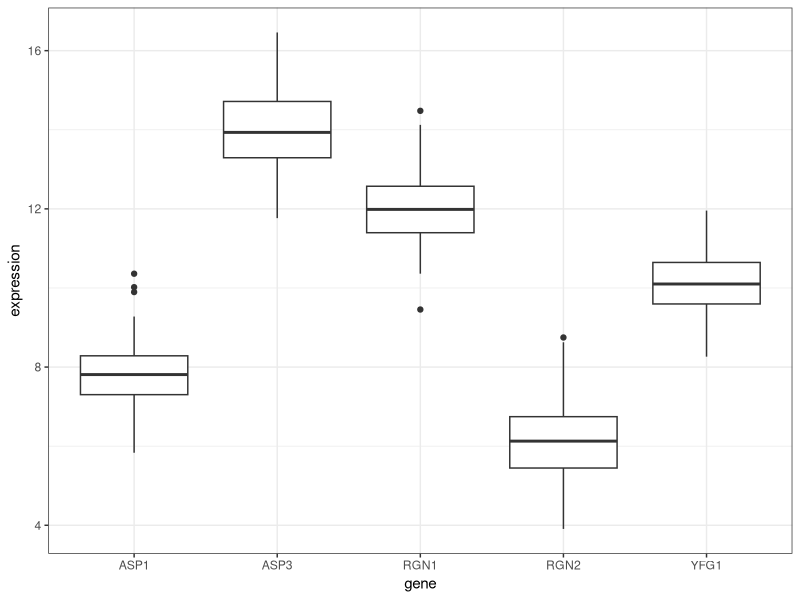
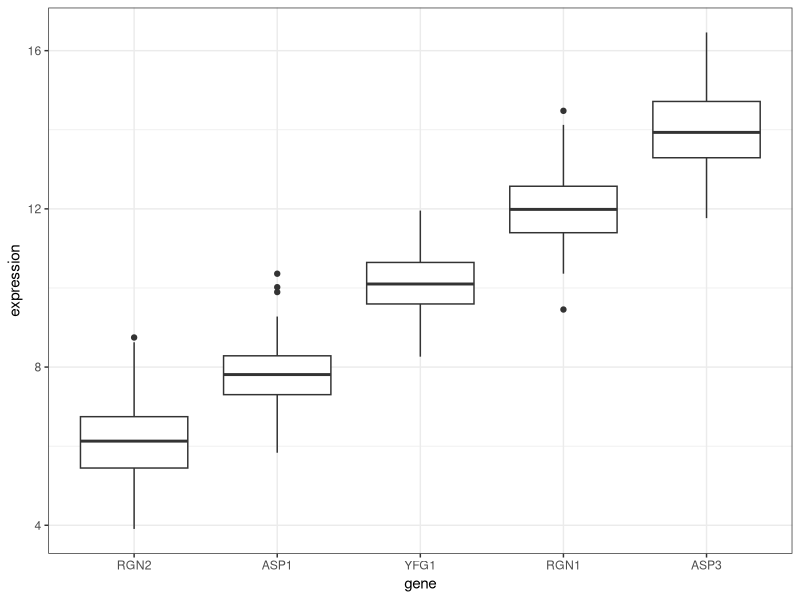
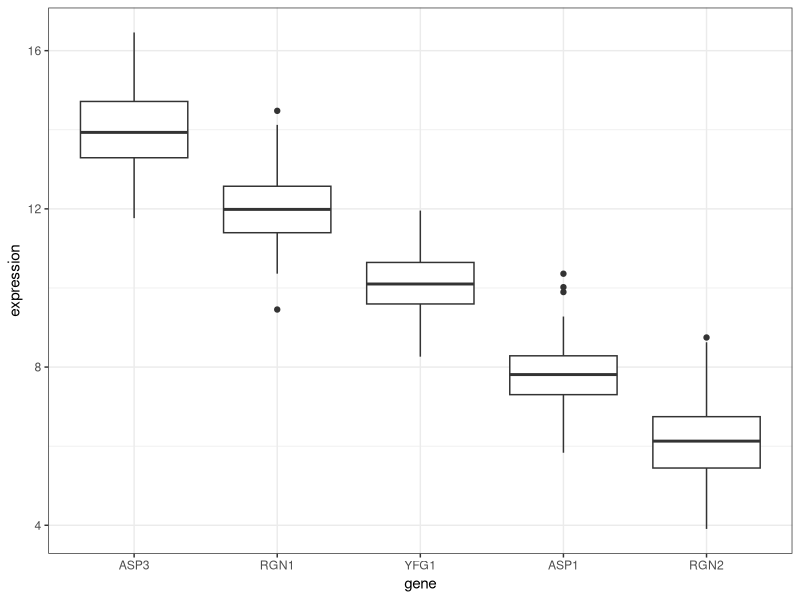
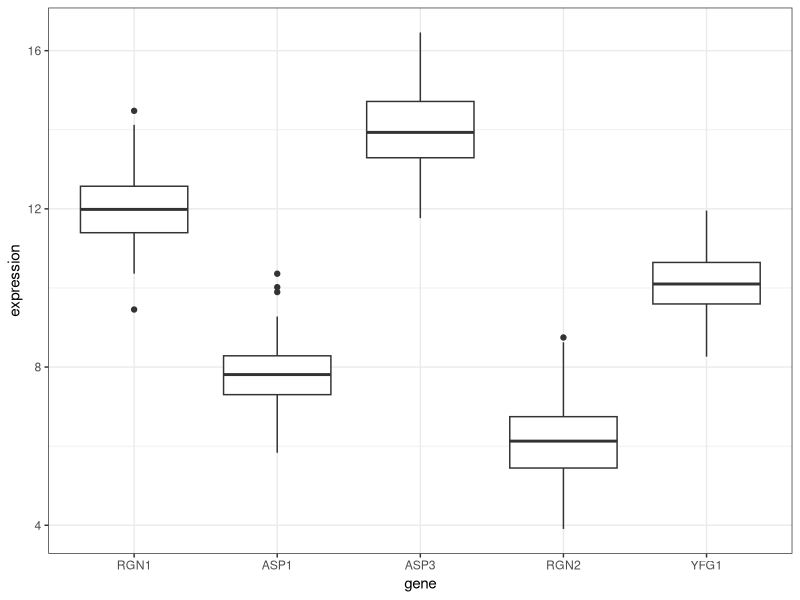
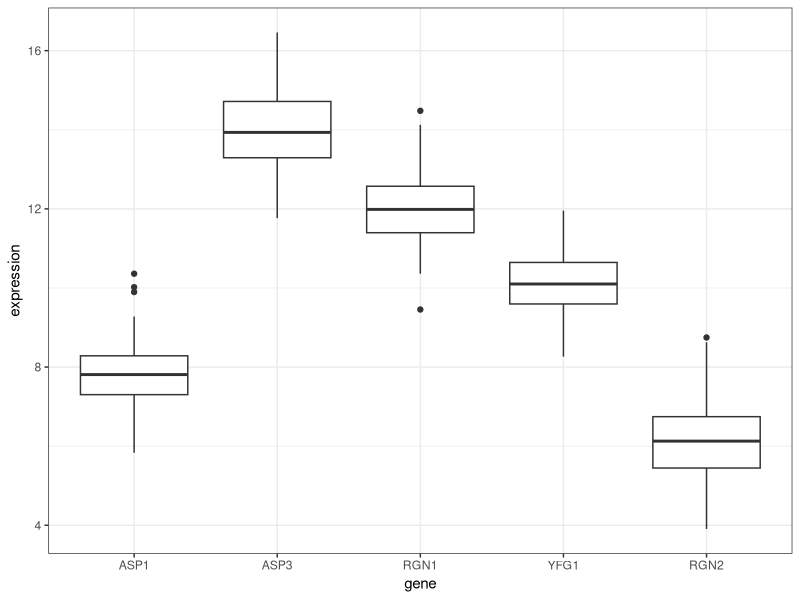
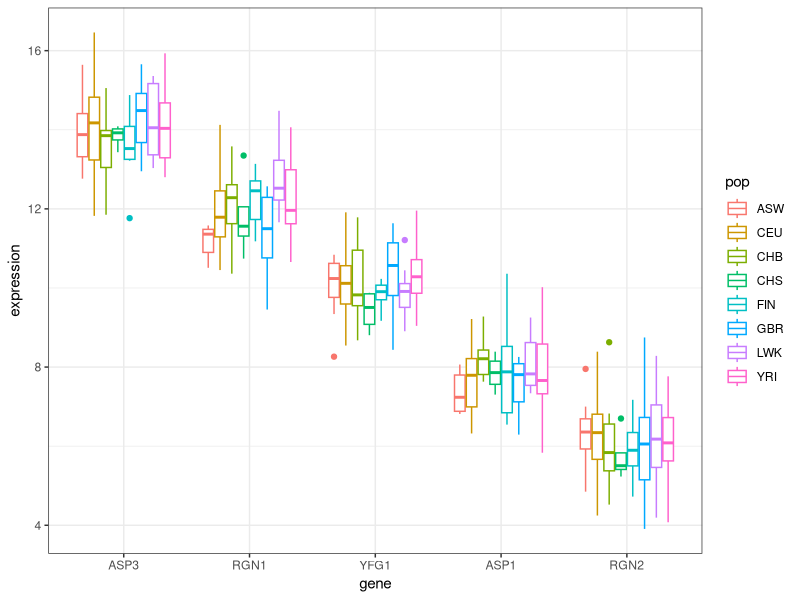
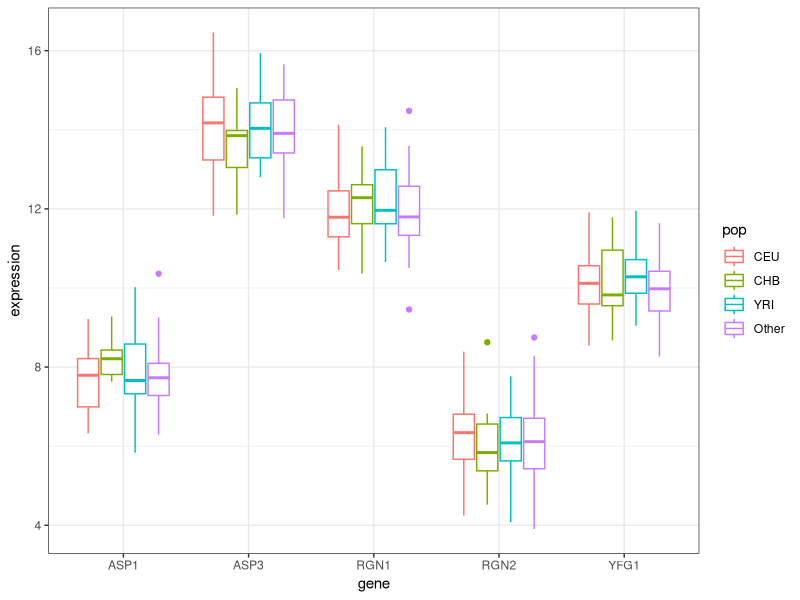
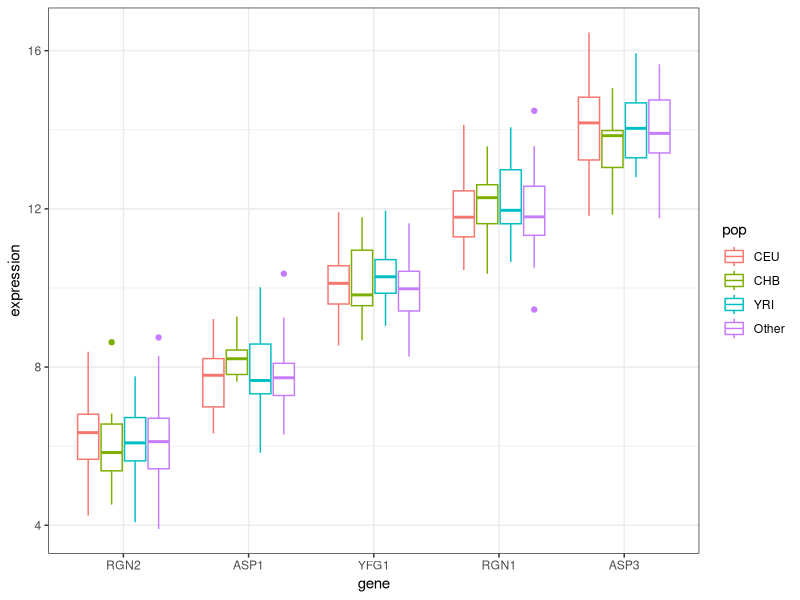

Source code (R) for these figures, in order:
library(tidyverse)

n=100

data <- data.frame(sample= paste0('sample',1:n),
                   gender=sample(c('F','M'),100,replace = T),
                   status=c(rep('Donor',40),rep('COPD',20), rep("IPF", 40)),
                   age = runif(100,min=40,max=80),
                   pop=c(rep('CEU',35),rep('GBR',9), rep("CHB", 11),rep("CHS",4),rep('FIN',6),rep('ASW',7),rep('YRI',18),rep('LWK',10)),
                   RGN1 = rnorm(n, mean = 12),
                   RGN2 = rnorm(n, mean = 6),
                   YFG1 = rnorm(n, mean = 10),
                   ASP1 = rnorm(n, mean = 8),
                   ASP3 = rnorm(n, mean = 14)
) 


summary(data)


tmp <- c('a','c','a','d')


factor(tmp, levels=c('c','d','a'))


factor(tmp)

as.factor(tmp)


#Let's make the data "longer" 

data.lg <- pivot_longer(data,cols=RGN1:ASP3,names_to = 'gene',values_to = 'expression')


#Make the chars 
data.lg %>% mutate(status = as.factor(status))



data.lg <- data.lg %>% mutate_at(c('status','pop','gender'),as.factor)
data.lg



ggplot(data.lg,aes(x=gene,y=expression)) + geom_boxplot() + theme_bw()





data.lg %>% mutate(gene=fct_reorder(gene, expression)) %>%
  ggplot(aes(x=gene,y=expression)) + geom_boxplot() + theme_bw()


#To change to descending.. Can use the param desc=TRUE or fct_reorder2

data.lg %>% mutate(gene=fct_reorder(gene, expression,.desc=TRUE)) %>%
  ggplot(aes(x=gene,y=expression)) + geom_boxplot() + theme_bw()


#manul reorder. 

data.lg %>% mutate(gene=fct_relevel(gene, "RGN1","RGN2" )) 





data.lg %>% mutate(gene=fct_relevel(gene, "RGN1" )) %>%
  ggplot(aes(x=gene,y=expression)) + geom_boxplot() + theme_bw()



data.lg %>% mutate(gene=fct_relevel(gene, "YFG1",after=3)) %>%
  ggplot(aes(x=gene,y=expression)) + geom_boxplot() + theme_bw()





#Plot by pop 

data %>% count(pop)



data.lg %>% mutate(gene=fct_reorder(gene, expression,.desc=TRUE)) %>%
  ggplot(aes(x=gene,y=expression,color=pop)) + geom_boxplot() + theme_bw()


#Let's look at our data, 
data.lg %>% mutate(pop = fct_lump(pop, n = 4)) %>% count(pop)


data.lg %>% mutate(pop = fct_lump(pop, n = 3)) %>%
  ggplot(aes(x=gene,y=expression,color=pop)) + geom_boxplot() + theme_bw() 
  

#Cobine the two orders.. 

data.lg %>% mutate(gene=fct_reorder(gene, expression),
                   pop = fct_lump(pop, n = 3)) %>%
  ggplot(aes(x=gene,y=expression,color=pop)) + geom_boxplot() + theme_bw()




#We can also collpaspe the pops... 

data.lg %>% mutate(pop = fct_collapse(pop,
                              EUR = c('CEU','FIN','GBR'),
                              AFR = c('YRI','LWK','ASW'),
                              ASN = c('CHB','CHS')) ) %>% count(pop)




data.lg %>% mutate(pop = fct_collapse(pop,
                                      EUR = c('CEU','FIN','GBR'),
                                      AFR = c('YRI','LWK','ASW'),
                                      ASN = c('CHB','CHS')),
                   gene=fct_reorder(gene, expression),
                   ) %>%
ggplot(aes(x=gene,y=expression,color=pop)) + geom_boxplot() + theme_bw()















